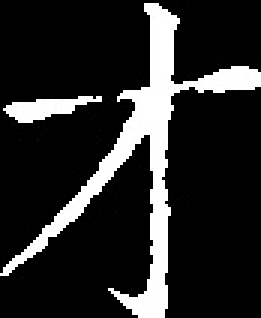
#> input picture Smart scoring for handwriting/硬笔字AI智能评分项目封装/Standard_words/img100.jpg, 87 x 106 px (shown 3 times larger)
$ python -i binary.py   (imports and definitions only)
#> lines starting #> are read from the running program, lines starting #| are printed output that depends on the picture; after the words box and inside, x2 and y2 are one past the last pixel; in counts of white or black regions, pixels touching at a corner belong together
#> further down, picture is the input picture: shape (106, 87, 3); min 0, max 255, mean 41


import cv2
import numpy as np
from sys import argv
import os


def mask(dir):
    mask = np.zeros((166,166,3),np.uint8)
    mask1 = np.ones((166,166,3),np.uint8)#生成一个空彩色图像
    mask1 =mask1*255

    cv2.circle(mask,(83,83),80,(1,1,1),-1)
    cv2.circle(mask1,(83,83),80,(0,0,0),-1)
    #注意最后一个参数-1，表示对图像进行填充，默认是不填充的，如果去掉，只有椭圆轮廓了
    # plt.imshow(mask,'gray')
    img=cv2.imread(dir)
    img = cv2.resize(img,(166,166))
    img1=img*mask
    img1=img1+mask1
    return img,img1     #img是dir路径下的原图像,img1是有mask的图

def mask1(dir):
    mask = np.zeros((166,166,3),np.uint8)
    mask1 = np.ones((166,166,3),np.uint8)#生成一个空彩色图像
    mask1 =mask1*255

    cv2.circle(mask,(83,83),80,(1,1,1),-1)
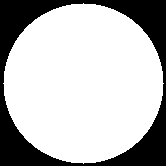
#> mask: shape (166, 166, 3); values 0 (black) and 1 (white), 72.9% white; 1 black region, box (x1, y1, x2, y2) and area: (0, 0, 166, 166) 7475
    cv2.rectangle(mask, (83, 83), (163, 163), (1, 1, 1), thickness=-1)
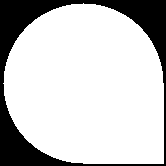
#> mask: shape (166, 166, 3); values 0 (black) and 1 (white), 78.2% white; 1 black region, box (x1, y1, x2, y2) and area: (0, 0, 166, 166) 6015
    cv2.circle(mask1,(83,83),80,(0,0,0),-1)
    cv2.rectangle(mask1, (83, 83), (163, 163), (0, 0, 0), thickness=-1)

    #注意最后一个参数-1，表示对图像进行填充，默认是不填充的，如果去掉，只有椭圆轮廓了
    # plt.imshow(mask,'gray')
#> (the run stopped early here; a loop or call above may not have finished)
